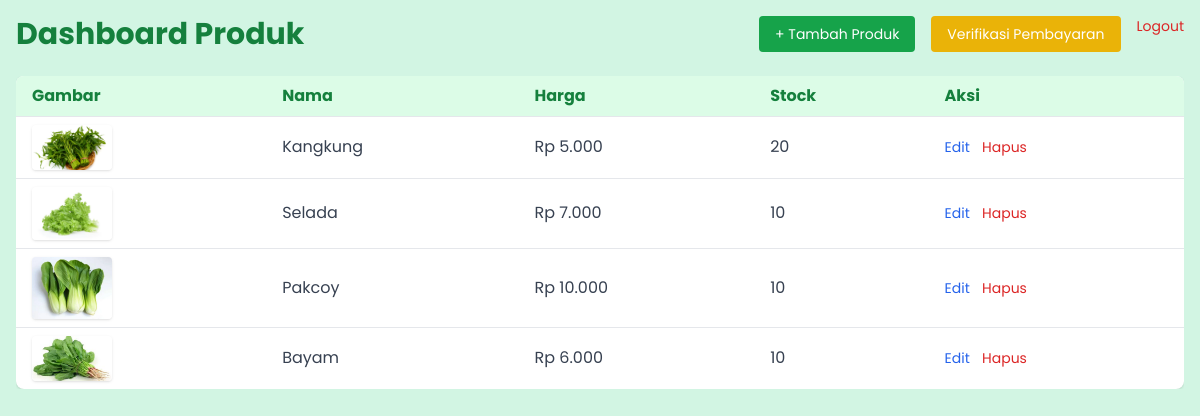
Page /admin/dashboard.php (signed in) on the committed database.
### tables this page shows
CREATE TABLE `products` (
  `id` int(11) NOT NULL,
  `name` varchar(100) NOT NULL,
  `description` text DEFAULT NULL,
  `stock` int(11) NOT NULL,
  `price` decimal(10,2) NOT NULL,
  `image` varchar(255) DEFAULT NULL
);

### admin/dashboard.php (the view, shortened to what this page needs)
<?php
include '../db.php';
?>
<!DOCTYPE html>
<html lang="id">
<head>
  <script src="https://cdn.tailwindcss.com"></script>
</head>
<body class="bg-[#d2f5e3] min-h-screen p-4">
  <div class="flex flex-col sm:flex-row sm:justify-between sm:items-center mb-6">
    <h1 class="text-3xl font-bold text-green-700 mb-2 sm:mb-0">Dashboard Produk</h1>
    <div class="flex gap-4">
      <a href="add_product.php" class="bg-green-600 hover:bg-green-700 text-white px-4 py-2 rounded text-sm transition">
        + Tambah Produk
      </a>
      <a href="verifikasi_pembayaran.php" class="bg-yellow-500 hover:bg-yellow-600 text-white px-4 py-2 rounded text-sm transition">
  Verifikasi Pembayaran
</a>
      <a href="logout.php" class="text-red-600 hover:underline text-sm">Logout</a>
    </div>
  </div>
  <div class="overflow-x-auto">
    <table class="w-full bg-white rounded-lg shadow overflow-hidden">
      <thead class="bg-green-100 text-green-700">
        <tr>
          <th class="text-left px-4 py-2">Gambar</th>
          <th class="text-left px-4 py-2">Nama</th>
          <th class="text-left px-4 py-2">Harga</th>
           <th class="text-left px-4 py-2">Stock</th>
          <th class="text-left px-4 py-2">Aksi</th>
        </tr>
      </thead>
      <tbody class="text-gray-700">
        <?php
        $res = $conn->query("SELECT * FROM products");
        while ($p = $res->fetch_assoc()):
        ?>
        <tr class="border-t">
          <td class="px-4 py-2"><img src="../assets/uploads/<?= $p['image'] ?>" width="80" class="rounded shadow"></td>
          <td class="px-4 py-2"><?= $p['name'] ?></td>
          <td class="px-4 py-2">Rp <?= number_format($p['price'], 0, ',', '.') ?></td>
           <td class="px-4 py-2"><?= $p['stock'] ?></td>
          <td class="px-4 py-2 space-x-2">
            <a href="edit_product.php?id=<?= $p['id'] ?>" class="text-blue-600 hover:underline text-sm">Edit</a>
            <a href="delete_product.php?id=<?= $p['id'] ?>" onclick="return confirm('Hapus produk ini?')" class="text-red-600 hover:underline text-sm">Hapus</a>
          </td>
        </tr>
        <?php endwhile; ?>
      </tbody>
    </table>
  </div>
</body>
</html>

### admin/dashboard.php (style rules this page uses)
body { font-family: 'Poppins', sans-serif; }

### rows in the picture
products: image (picture), name "Kangkung", price "5.000", stock "20"
products: image (picture), name "Selada", price "7.000", stock "10"
products: image (picture), name "Pakcoy", price "10.000", stock "10"
products: image (picture), name "Bayam", price "6.000", stock "10"
